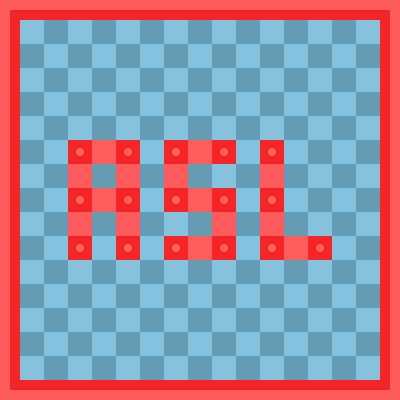
Frame 1 (no input)
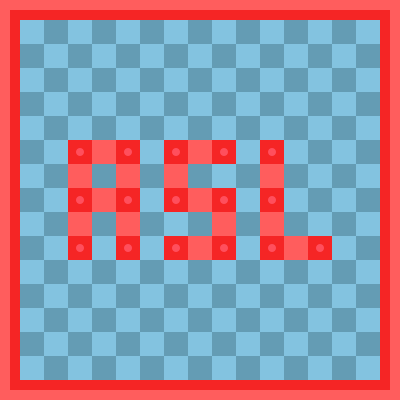
Frame 60 (the mouse pressed at the canvas centre just before this capture)
Frame 120 (the mouse held since frame 60 and released just before this capture): identical to frame 1, image omitted

The Processing sketch that drew these frames (run headless with seeded random() and noise(); from frame 60 on, the mouse is pressed at the canvas centre):

// Processing sketch: processing_107590
// ── processing_107590.pde

//Alex Lee, asl1@andrew.cmu.edu, 60-257
//Copyright Alex Lee 2013, Pittsburgh PA

color b1 = color(131, 195, 224);
color b2 = color(100, 156, 180);
color c1 = color(255, 93, 93);
color c2 = color(245, 37, 37);
color[][] cArray = {
{b1,b2,b1,b2,b1,b2,b1,b2,b1,b2,b1,b2,b1,b2,b1},
{b2,b1,b2,b1,b2,b1,b2,b1,b2,b1,b2,b1,b2,b1,b2},
{b1,b2,b1,b2,b1,b2,b1,b2,b1,b2,b1,b2,b1,b2,b1},
{b2,b1,b2,b1,b2,b1,b2,b1,b2,b1,b2,b1,b2,b1,b2},
{b1,b2,b1,b2,b1,b2,b1,b2,b1,b2,b1,b2,b1,b2,b1},
{b2,b1,c2,c1,c2,b1,c2,c1,c2,b1,c2,b1,b2,b1,b2},
{b1,b2,c1,b2,c1,b2,c1,b2,b1,b2,c1,b2,b1,b2,b1},
{b2,b1,c2,c1,c2,b1,c2,c1,c2,b1,c2,b1,b2,b1,b2},
{b1,b2,c1,b2,c1,b2,b1,b2,c1,b2,c1,b2,b1,b2,b1},
{b2,b1,c2,b1,c2,b1,c2,c1,c2,b1,c2,c1,c2,b1,b2},
{b1,b2,b1,b2,b1,b2,b1,b2,b1,b2,b1,b2,b1,b2,b1},
{b2,b1,b2,b1,b2,b1,b2,b1,b2,b1,b2,b1,b2,b1,b2},
{b1,b2,b1,b2,b1,b2,b1,b2,b1,b2,b1,b2,b1,b2,b1},
{b2,b1,b2,b1,b2,b1,b2,b1,b2,b1,b2,b1,b2,b1,b2},
{b1,b2,b1,b2,b1,b2,b1,b2,b1,b2,b1,b2,b1,b2,b1}
};

int rectSize;
int stageSize;
int borderSize = 20;

void setup() {
  size(400, 400); 
  background(c1);
  noStroke(); 
  smooth();
  frameRate(15);
  stageSize = height - borderSize * 2;
  rectSize = stageSize/cArray.length;
  fill(c2);
  rect(borderSize/2, borderSize/2, width - borderSize, height - borderSize);
}

void draw() {
  modColors();
  createGrid();
}

void modColors() {
  c1 = color(255, 93 + random(-20,20), 93);
}

void createGrid() {  
  for(int i = 0; i < cArray.length; i++) {
    for(int j = 0; j < cArray.length; j++) {
      fill(cArray[i][j]);
      rect(rectSize * j + borderSize, rectSize * i + borderSize, rectSize, rectSize);
      if(cArray[i][j] == c2) {
        fill(c1);
        ellipse(rectSize*j + rectSize/2 + borderSize, rectSize*i + rectSize/2 + borderSize, rectSize/3, rectSize/3);
      }
    }
  }
}
